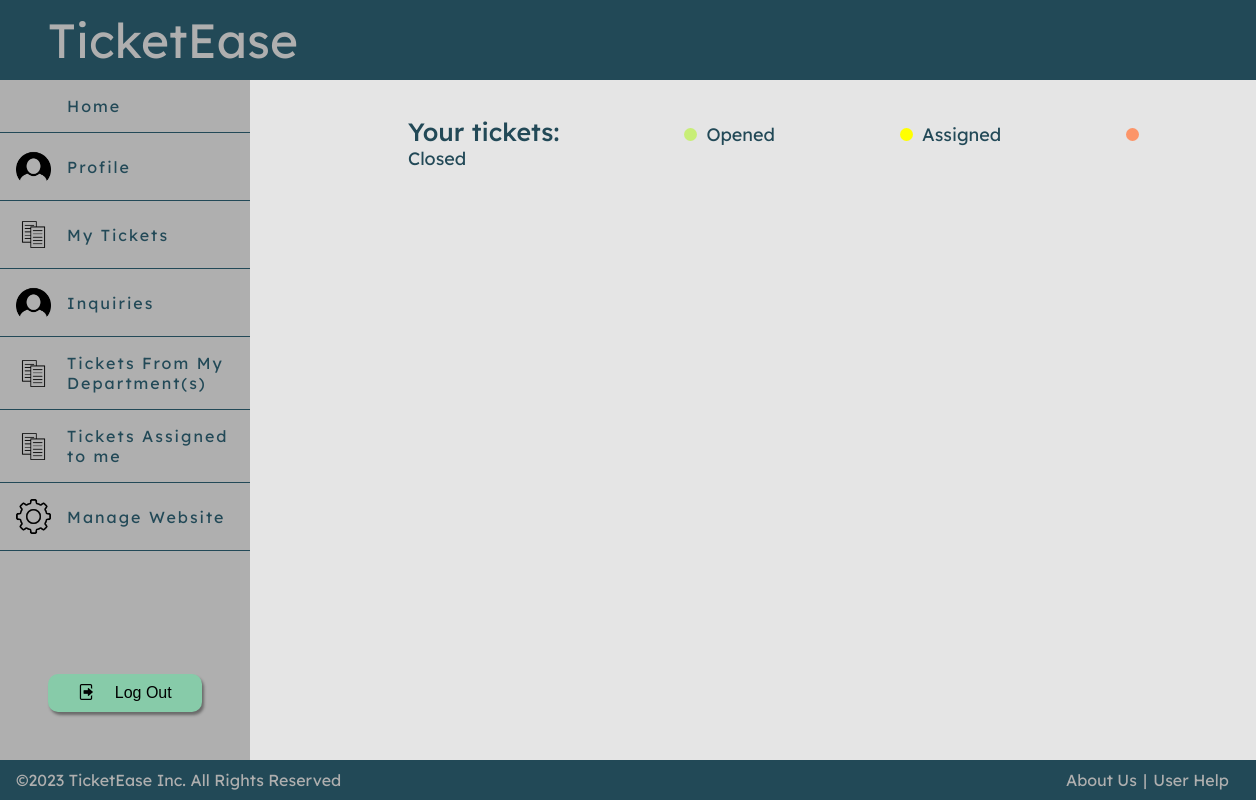
/pages/mytickets.php (signed in), run on an earlier commit of the app's database.
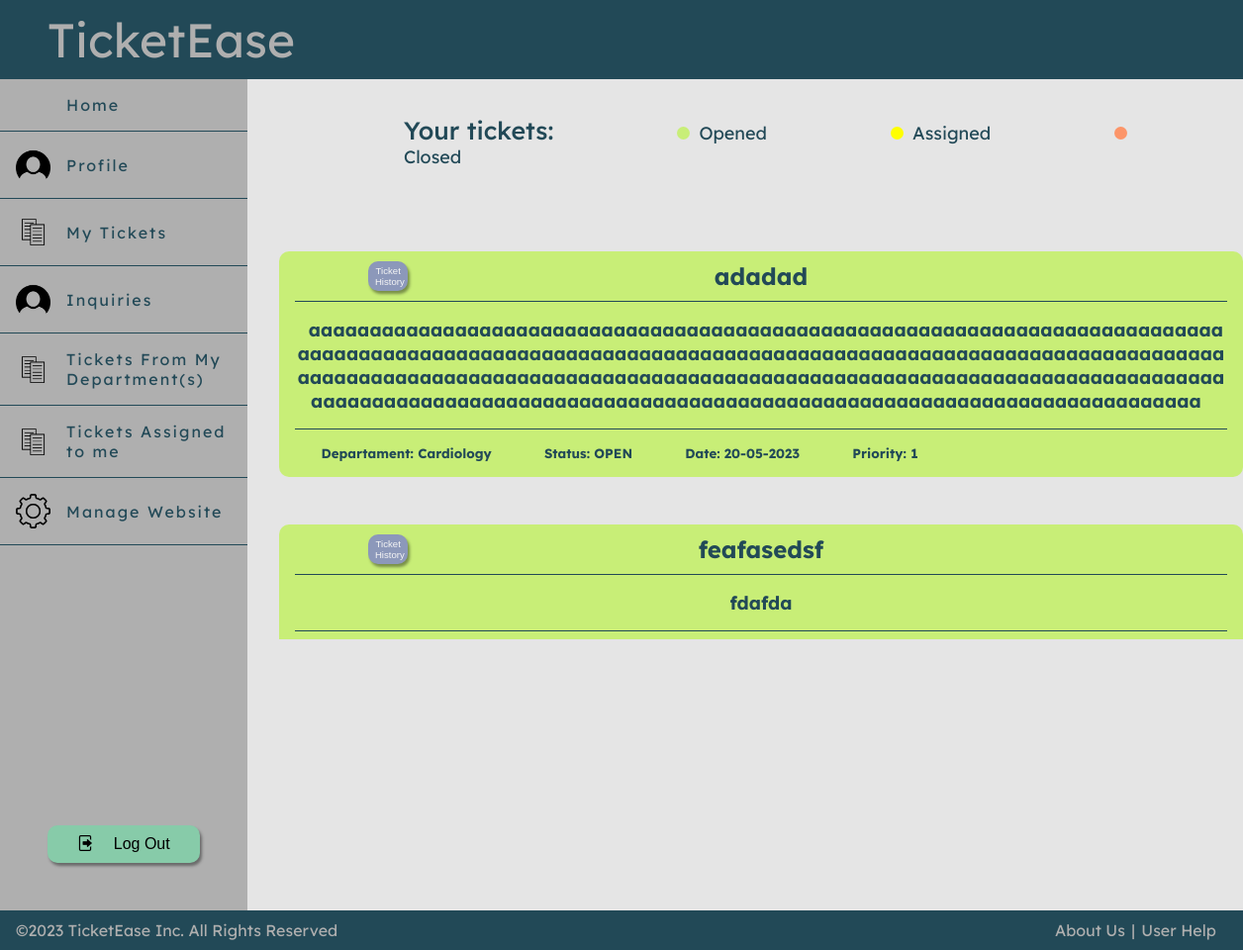
And on a later commit of the database.
### tables this page shows
CREATE TABLE Ticket(
                       idTicket INTEGER PRIMARY KEY AUTOINCREMENT,
                       title TEXT NOT NULL,
                       description TEXT NOT NULL,
                       priority INTEGER NOT NULL,
                       create_date DATE,
                       cria INTEGER REFERENCES User,
                       resolve INTEGER REFERENCES User,
                       idDepartment INTEGER REFERENCES Department,
                       CONSTRAINT CHECK_Ticket_createdate CHECK (create_date >= 2023-01-01)
);

CREATE TABLE Department(
                           idDepartment INTEGER PRIMARY KEY AUTOINCREMENT,
                           name TEXT NOT NULL,
                           description Text,
                           CONSTRAINT UNIQUE_Department_name UNIQUE (name)
);

### pages/mytickets.php (called while the page is built, shortened)
<?php
require_once(dirname(__DIR__).'/templates/common.tpt.php');
require_once(dirname(__DIR__).'/database/connection.php');
require_once(dirname(__DIR__).'/classes/ticket.class.php');
require_once(dirname(__DIR__).'/utils/session.php');
require_once(dirname(__DIR__).'/templates/mytickets.tpl.php');
$session = new Session();
$db = getDatabaseConnection();
$tickets = Ticket::getTickets($db, $session->getId());
drawMyTicketPage($tickets, $db);
?>

### classes/ticket.class.php (called while the page is built, shortened)
<?php
  class Ticket {
    private ?int $idTicket;
    private string $title;
    private string $description;
    private int $priority;
    private string $createDate;
    private int $idDepartment;
    public function __construct(?int $idTicket, string $title, string $description, int $priority, string $createDate, int $cria, ?int $resolve, int $idDepartment) {
        $this->idTicket = $idTicket;
        $this->title = $title;
        $this->description = $description;
        $this->priority = $priority;
        $this->createDate = $createDate;
        $this->idDepartment = $idDepartment;
    }
    public function getIdTicket(): ?int {
        return $this->idTicket;
    }
    public function getTitle(): string {
        return $this->title;
    }
    public function getDescription(): string {
        return $this->description;
    }
    public function getPriority(): int {
        return $this->priority;
    }
    public function getCreateDate(): string {
        return $this->createDate;
    }
    public function getidDepartment(): int {
        return $this->idDepartment;
    }
    public static function getTickets(PDO $db, int $cria): array {
        $stmt = $db->prepare('SELECT * FROM Ticket WHERE cria = ?');
        $stmt->execute(array($cria));
        $tickets = array();
        while ($ticket = $stmt->fetch()) {
            $tickets[] = new Ticket(
                intval($ticket['idTicket']),
                $ticket['title'],
                $ticket['description'],
                intval($ticket['priority']),
                $ticket['create_date'],
                intval($ticket['cria']),
                intval($ticket['resolve']),
                intval($ticket['idDepartment'])
            );
        }
        return $tickets;
    }
    public function getTicketDepartmentName(PDO $db): string {
        $stmt = $db->prepare('SELECT name FROM Department WHERE idDepartment = ?');
        $stmt->execute(array($this->idDepartment));
        $department = $stmt->fetch();
        return $department['name'];
    }
    public function getLastTicketStatus(PDO $db): string {
        $stmt = $db->prepare('SELECT idStatus FROM Ticket_Status WHERE idTicket = ? ORDER BY ROWID DESC LIMIT 1');
        $stmt->execute(array($this->idTicket));
        $status = $stmt->fetch();
        if ($status) {
            $stmt = $db->prepare('SELECT stage FROM Status WHERE idStatus = ?');
            $stmt->execute(array($status['idStatus']));
            $statusName = $stmt->fetch();
            return $statusName['stage'];
        } else {
            return '';
        }
    }
}
?>

### utils/session.php (called while the page is built, shortened)
<?php
  class Session {
    public function getId() : ?int {
      return isset($_SESSION['id']) ? $_SESSION['id'] : null;
    }
  }
?>

### templates/mytickets.tpl.php (the view, shortened to what the changed rows need)
<?php function drawMyTicketPage(array $tickets, PDO $db) { ?>
    <section class ="ticketsPage">
        <section class="TicketOverflow">
            <?php foreach($tickets as $ticket) {
                drawSingleTicket($db,$ticket,1);
            }?>
        </section>
    </section>
<?php }
function drawSingleTicket($db,Ticket $ticket, int $entity){ ?>
    <?php
        $status = $ticket->getLastTicketStatus($db);
        $backgroundColor="";
        if($entity<=2) {
            switch ($status) {
                case "OPEN" :
                    $backgroundColor = "red";
                    break;
            }
        }
    ?>
    <div class="retangulo <?php echo $backgroundColor ?>" data-department = "<?php echo $ticket->getidDepartment()?>" data-status ="<?php echo $ticket->getLastTicketStatus($db)?>">
        <section class = "AssignTicket">
            <div>
                <form method="post" action="../pages/ticketChanges.php">
                    <button type="submit" name="Ticket" value="<?php echo $ticket->getIdTicket()?>">Ticket History</button>
                </form>
                <?php if(($entity===3 || $entity===1) && $ticket->getLastTicketStatus($db)!="OPEN") { ?>
                <form method="post" action="../actions/action_deleteInquiriesTicketResponded.php">
                    <button type="submit" name="Ticket" value="<?php echo $ticket->getIdTicket()?>"> Messages </button>
                </form>
                <?php } ?>
            </div>
            <h2 class="ticketText"><?=$ticket->getTitle()?></h2>
        </section>
        <section>
            <h3 class="ticketDescription"><?=$ticket->getDescription()?></h3>
        </section>
        <section>
            <article>
                <h5>Departament: <?=$ticket->getTicketDepartmentName($db)?></h5>
                <h5>Status: <?=$status?></h5>
                <h5 data-date="<?php echo $ticket->getCreateDate()?>">Date: <?=$ticket->getCreateDate()?></h5>
                <h5 data-priority = "<?php echo $ticket->getPriority()?>">Priority: <?=$ticket->getPriority()?></h5>
            </article>
        </section>
    </div>
<?php }

What changed in the data, as far as the page shows it:
now on this page (row edited): ticket: title "adadad", description "aaaaaaaaaaaaaaaaaaaaaaaaaaaaaaaaaaaaaaaaaaaaaaaaaaaaaaaaaaaaaaaaaaaaaaaaaaaaaaaaaaaaaaaaaaaaaaaaaaaaaaaaaaaaaaaaaaaaaaaaaaaaaaaaaaaaaaaaaaaaaaaaaaaaaaaaaaaaaaaaaaaaaaaaaaaaaaaaaaaaaaaaaaaaaaaaaaaaaaaaaaaaaaaaaaaaaaaaaaaaaaaaaaaaaaaaaaaaaaaaaaaaaaaaaaaaaaaaaaaaaaaaaaaaaaaaaaaaaaaaaaaaaaaaaaaaaaaaaaaa", idDepartment.name "Cardiology", status "OPEN", create_date "20-05-2023", priority "1"
now on this page (row edited): ticket: $ticket->getIdTicket() 2 (drawn), title "feafasedsf", description "fdafda"
